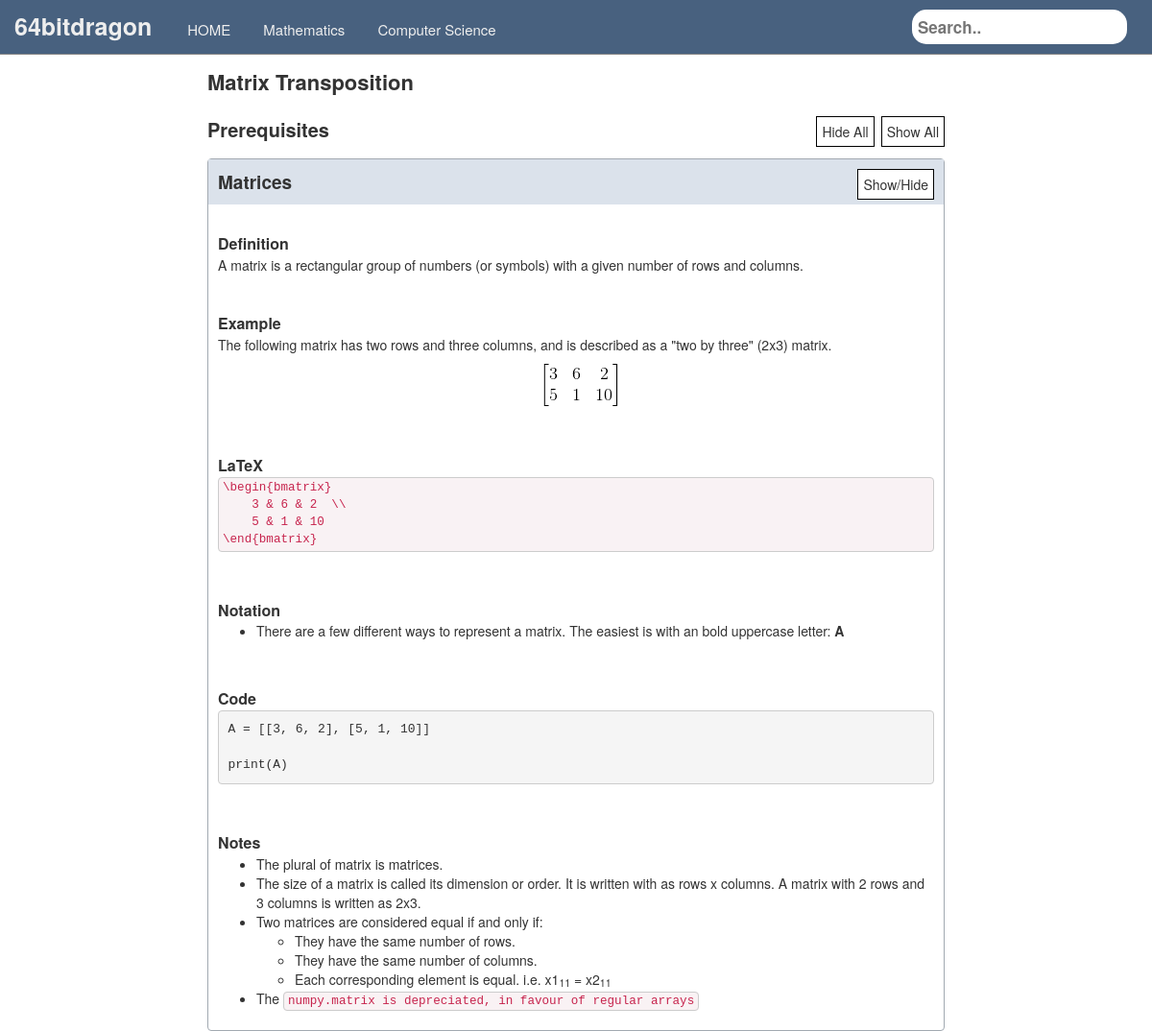
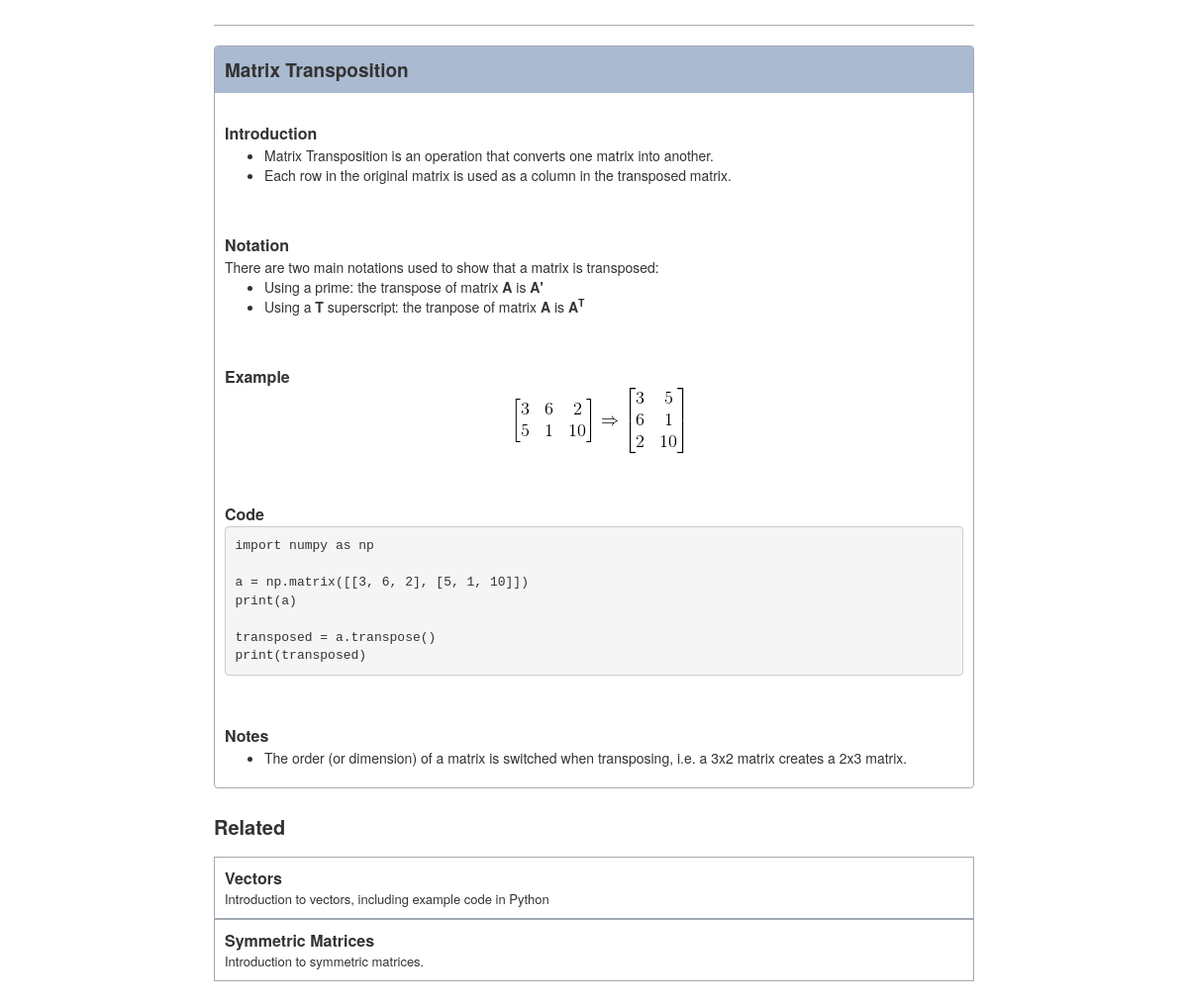
Screenshot of /learn.64bitdragon.com/admin/DynamicBlob.php?blobid=6 with the database file from the repository (2 pictures, top to bottom).
### tables this page shows
CREATE TABLE `articleblob` (
  `ArticleBlobID` int(11) NOT NULL,
  `Name` varchar(128) NOT NULL,
  `Path` varchar(128) NOT NULL,
  `Type` int(11) NOT NULL,
  `Keywords` varchar(64) NOT NULL,
  `Description` varchar(128) NOT NULL,
  `Finished` tinyint(1) NOT NULL
);

### learn.64bitdragon.com/admin/functions.php (called while the page is built, shortened)
<?php
function fetchBlob($conn, $blobID) {
	$sql = "SELECT Name, Path, Description, Keywords, Type FROM ArticleBlob WHERE ArticleBlobID = ".$blobID;
    $result = mysqli_query($conn, $sql);
    return mysqli_fetch_assoc($result);
}
function loadPrerequisites($conn, $blobID) {
    $sql = "SELECT ChildBlobID FROM blobprerequisite INNER JOIN articleblob ON blobprerequisite.ChildBlobID=articleblob.ArticleBlobID WHERE articleblob.Finished = 1 AND blobprerequisite.ParentBlobID = ".$blobID;
    $result = mysqli_query($conn, $sql);
	$blobs = array();
	while($row = mysqli_fetch_assoc($result)) {
		if(in_array($row["ChildBlobID"], $blobs) == false) {
			$childBlobs = loadPrerequisites($conn, $row["ChildBlobID"]);
			array_push($blobs, $row["ChildBlobID"]);
		}
    }
	return $blobs;
}
function getRelated($conn, $blobID) {
	$sql = "SELECT ParentBlobID FROM blobprerequisite INNER JOIN articleblob ON blobprerequisite.ParentBlobID=articleblob.ArticleBlobID WHERE articleblob.Finished = 1 AND blobprerequisite.ChildBlobID = ".$blobID;
	$result = mysqli_query($conn, $sql);
    $blobs = array();
    while($row = mysqli_fetch_assoc($result)) {
		array_push($blobs, $row["ParentBlobID"]);
	}
	return $blobs;
}
?>

### learn.64bitdragon.com/admin/DynamicBlob.php (the view, shortened to what this page needs)
<?php
	require("functions.php");
	$blobID = $_GET["blobid"];
    $conn = connectToDB();
	$blob = fetchBlob($conn, $blobID);
?>
<html>
<head>
	<link rel="stylesheet" href="/css/site.css" />
	<link rel="stylesheet" href="/css/blob.css" />
	<link rel="stylesheet" href="/css/bootstrap.min.css">
	<link rel="stylesheet" href="//code.jquery.com/ui/1.12.1/themes/base/jquery-ui.css">
</head>
<body>
<div class="siteHead">
	<span style="margin-right:15px;" class="logo">
		64bitdragon
	</span>
	<a href="/">
            <span id="home" class="siteHeadButton">
                HOME
            </span>
        </a>
        <a href="/mathematics">
            <span id="statistics" class="siteHeadButton">
                Mathematics
            </span>
        </a>
        <a href="/computer_science">
            <span id="statistics" class="siteHeadButton">
                Computer Science
            </span>
        </a>
	<input type="text" id="search" placeholder="Search..">
</div>
<div
<div class="container" style="max-width:768px;padding-top:70px;">
	<div class="row">
		<?php
			$prerequisites = loadPrerequisites($conn, $blobID);
			if(count($prerequisites) > 0) {
				echo "<div class=\"pageHeading\"><header>".$blob["Name"]."</header></div>";
				echo "<div class=\"pageSubHeading\" style=\"padding-bottom:15px\">";
				echo "<span>Prerequisites</span>";
				echo "<div class=\"showHide\" onclick=\"showAll();\">Show All</div>";
				echo "<div class=\"showHide\" style=\"margin-right:7px;\" onclick=\"hideAll();\">Hide All</div>";
				echo "</div>";
				echo "<div id=\"prerequisites\">";
				for($i = 0; $i < count($prerequisites); ++$i) {
					showBlob($conn, $prerequisites[$i], true);
				}
				echo "</div>";
				echo "<div style=\"border-bottom: 1px solid #a2a9b1;\"></div>";
				echo "<br />";
			} else {
				echo "<div class=\"pageHeading\"><header>".$blob["Name"]."</header></div>";
			}
            showBlob($conn, $blobID, false);
			$related = getRelated($conn, $blobID);
			if(count($related) > 0) {
				echo "<div class=\"pageSubHeading\" style=\"padding-bottom:15px\">";
				echo "<span>Related</span>";
				echo "</div>";
				for($i = 0; $i < count($related); ++$i) {
					showRelated($conn, $related[$i]);
				}
			}
            function showBlob($conn, $blobID, $isPrerequisite) {
                $sql = "SELECT Name, Path, Type FROM ArticleBlob WHERE ArticleBlobID = ".$blobID;
                $result = mysqli_query($conn, $sql);
                while($row = mysqli_fetch_assoc($result)) {
					echo "<article>";
                    echo "<div class=\"blob\">";
					if($isPrerequisite) {
						echo "<div class=\"prerequisiteHeading\">";
					} else {
						echo "<div class=\"blobHeading\">";
					}
					echo "<header>".$row["Name"]."</header>";
					if($isPrerequisite) {
						echo "<div class=\"showHide\" onclick=\"showHide(this);\">Show/Hide</div>";
					}
					echo "</div>";
                    echo "</div>";
					echo "</article>";
                }
            }
			function showRelated($conn, $blobID) {
				$sql = "SELECT Name, Description FROM ArticleBlob WHERE ArticleBlobID = ".$blobID;
                $result = mysqli_query($conn, $sql);
                $row = mysqli_fetch_assoc($result);
				echo "<div class=\"related\">";
				echo "<a href=\"/articles/".getURLForBlob($row["Name"])."\">";
				echo "<header>".$row["Name"]."</header>";
				echo "<div>".$row["Description"]."</div>";
				echo "</a>";
				echo "</div>";
			}
			function getURLForBlob($blobName) {
				return strtolower(str_replace(" ", "_", $blobName));
			}
		?>
	</div>
</div>
</body>
</html>

### learn.64bitdragon.com/css/site.css (style rules this page uses)
.siteHead { font-size: 25px; font-weight: bold; margin-bottom: 20px; padding: 10px 10px 10px 15px; background-color: #48617F; border-bottom: 1px solid #888888; position: fixed; width: 100%; z-index: 1; }
.siteHead > a { color: inherit; text-decoration: none; }
#search { float: right; padding: 6px; border: none; margin-right: 16px; font-size: 17px; border-radius: 15px; color: black; }
.logo { color: #eeeeee; }
.siteHeadButton { font-size: 15px; font-weight: normal; padding: 10px 10px 10px 10px; margin: 0 5px; cursor: pointer; color: #eeeeee; }
.pageHeading { font-size: 22px; font-weight: bold; margin-bottom: 20px; }
.pageSubHeading { font-size: 20px; font-weight: bold; }
.related { padding: 10px; display: inline-block; width: 100%; border: 1px solid #a2a9b1; cursor: pointer; }
.related > a { color: inherit; text-decoration: none; }
.related header { font-weight: bold; font-size: 16px; }
.related div { font-weight: normal; font-size: 13px; }

### learn.64bitdragon.com/css/blob.css (style rules this page uses)
.blobHeading > header { font-size: 19px; font-weight: bold; display: inline-block; }
.prerequisiteHeading { padding: 10px; background-color: #dbe2eb; }
.prerequisiteHeading > header { font-size: 19px; font-weight: bold; display: inline-block; }
.showHide { font-size: 14px; font-weight: normal; display: inline-block; float: right; background-color: white; padding: 5px; border: 1px solid black; cursor: pointer; }
.blobSubHeading { font-size: 16px; font-weight: bold; }
.blobRow { margin-bottom: 20px; padding: 10px; }
.blob { max-width: 768px; margin: 0 0 25px; line-height: 1.42857143; color: #333; border: 1px solid #a2a9b1; border-radius: 4px; }
.latexFullWidth { padding: 2px 4px; font-size: 90%; color: #c7254e; background-color: #f9f2f4; border-radius: 4px; }
code { border: 1px solid #ccc; }
.container .blobRow:last-child { margin-bottom: 0px; }

### rows the page displays
articleblob: Name "Matrix Transposition", value "Introduction Matrix Transposition is an operation that converts one matrix into another. Each row in the original matrix is used as a column in the transposed matrix. Notation There are two main notations used to show that a matrix is transposed: Using a prime: the transpose of matrix A is A' Using a T superscript: the tranpose of matrix A is A T Example Code import numpy as np a = np.matrix([[3, 6, 2], [5, 1, 10]]) print(a) transposed = a.transpose() print(transposed) Notes The order (or dimension) of a matrix is switched when transposing, i.e. a 3x2 matrix creates a 2x3 matrix."
articleblob: Name "Matrices", shows "Show/Hide", value "Definition A matrix is a rectangular group of numbers (or symbols) with a given number of rows and columns. Example The following matrix has two rows and three columns, and is described as a \"two by three\" (2x3) matrix. LaTeX \\begin{bmatrix} 3 & 6 & 2 \\\\ 5 & 1 & 10 \\end{bmatrix} Notation There are a few different ways to represent a matrix. The easiest is with an bold uppercase letter: A Code A = [[3, 6, 2], [5, 1, 10]] print(A) Notes The plural of matrix is matrices. The size of a matrix is called its dimension or order. It is written with as rows x columns. A matrix with 2 rows and 3 columns is written as 2x3. Two matrices are considered equal if and only if: They have the same number of…"
articleblob: Name "Vectors", Description "Introduction to vectors, including example code in Python"
articleblob: Name "Symmetric Matrices", Description "Introduction to symmetric matrices."
